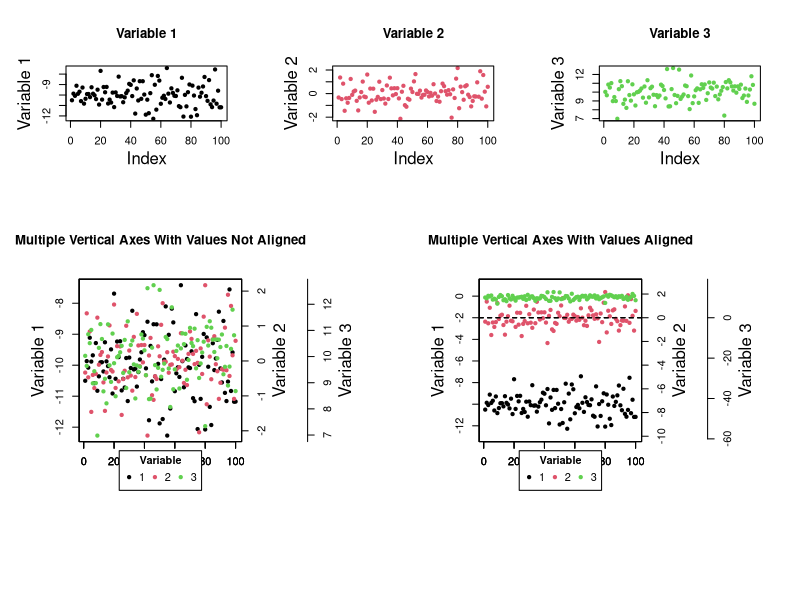

Write the R code that produced this figure.

# A Function for Aligning Values Across Multiple Vertical Axes

# [redacted]
# [redacted]
# March 2024


# The Explanation

# You might want to align a value (such as 0) on both the primary and secondary
# vertical axes. Aligning values can't typically be done by default. You could
# manually define axis limits for both axes to align a value, but if you
# manually choose values for these limits, you might end up with more space on
# the top or the bottom of the graph than is desireable, or you may not be able
# to line up the values across both axes perfectly.

# Here is a function for determining how to optimally align a value on both the
# primary and the secondary vertical axes such that there isn't unnecessary 
# additional space on the top or the bottom of any graph and such that the two
# values will perfectly align across both vertical axes. This function returns
# the new axis limits for both the primary and the secondary vertical axes that
# make the two values you wish to align across both vertical axes line up
# perfectly.

# More often than not, you'll probably want to line up the value of 0 across
# both vertical axes, and you may want to preserve the primary vertical axis
# scale and rescale the secondary vertical axis. This function is flexible and
# allows you to align the axes at any value (you can even choose different
# values for both axes) and it allows you to select which axis scale you wish
# to preserve (you could also choose to preserve neither the primary or the
# secondary vertical axis scales and have the algorithm choose the optimal
# solution).

# To align both axes at particular values, a ratio must be calculated for each
# axis. This ratio is the ratio of the distance of the value to align to the
# minimum value of a particular variable to the distance of the maximum value
# to the minimum value of this same variable. This ratio is calculated for both
# axes. Ratios can be greater than 1 or less than 0 if the value you wish to
# align is not within the range of that variable.

# This function takes 6 arguments. The first two are required, and either
# 'Ratio_of_Value_to_Align_to_Vertical_Axis_Range' or 'Axis_Scale_to_Preserve'
# must be provided as well.

# 'Primary_Vertical_Axis_Variable' is a numeric vector - it's the variable you
# wish to appear on the primary vertical axis.

# 'Secondary_Vertical_Axis_Variable' is a numeric vector - it's the variable
# you wish to appear on the secondary vertical axis.

# 'Data_Frame' is an optional argument you can provide if both the
# 'Primary_Vertical_Axis_Variable' and 'Secondary_Vertical_Axis_Variable'
# arguments come from the same data frame and you only want to type the data
# frame name once.

# 'Primary_Vertical_Axis_Value_to_Align = 0' is the value you wish to align on
# the primary vertical axis. The default value for this argument is 0.

# 'Secondary_Vertical_Axis_Value_to_Align = 0' is the value you wish to align
# on the secondary vertical axis. The default value for this argument is 0.

# 'Ratio_of_Value_to_Align_to_Vertical_Axis_Range' sets where on the vertical
# axis the value to align is. For example, the values to align may both be 0,
# and if the 'Ratio_of_Value_to_Align_to_Vertical_Axis_Range' is 0.5, the value
# to align (0) will be exactly halfway up the vertical axis. If the
# 'Ratio_of_Value_to_Align_to_Vertical_Axis_Range' is 0.25, the values to align
# will both be a quarter of the way up both vertical axes from the bottom of
# the plot. If this argument is a number between 0 and 1, the value to align
# will be visible in the plotting region; if this argument is greater than 1 or
# less than 0, the value to align will not appear in the plotting region, but
# it will still be aligned on both vertical axes. This argument is required
# only if the 'Axis_Scale_to_Preserve' argument is not provided.

# 'Axis_Scale_to_Preserve = "Neither"' tells the function if the scale of one
# of the vertical axes should be preserved and not rescaled at all. The three
# possibilities for this argument are 'Primary', 'Secondary', and 'Neither',
# with the latter being the default. This argument could be used if one of the
# vertical axes is much more important than the other. For example, if you wish
# to plot the primary vertical axis variable such that it takes up the entire
# plotting region and is not rescaled by this function, you would set this
# argument to 'Primary', and all of the rescaling would occur on the secondary
# vertical axis. If the 'Ratio_of_Value_to_Align_to_Vertical_Axis_Range'
# argument is not specified, this argument is required. It should be noted that
# there are cases where it would be impossible to preserve one of the vertical
# axis scales - for example, if one vertical axis variable had a maximum value
# of 10 and a value to align of 15, and the other vertical axis variable had a
# minimum value of 20 and a value to align of 15, there be no possible way to
# plot all of the points while aligning both vertical axes at the value 15.

# 'Axis_Buffer = 10' is the minimum total percent of blank space you wish to
# leave around the top and the bottom of the graph (half of this space will
# appear on the top and half will appear on the bottom). Ten percent is the
# default. It is the minimum total percent of blank space around the top and
# the bottom because if rescaling is necessary to align the values across both
# vertical axes, it follows that more than 10 % of blank space will necessarily
# exist on at least one end of one of the vertical axes. To minimize blank
# space, you could preserve the scale of one of the vertical axes by setting
# the 'Axis_Scale_to_Preserve' argument to either 'Primary' or 'Secondary'.


# The Function

Aligning_Multiple_Vertical_Axes_Function <- function (..., Data_Frame, Values_to_Align = rep(0, ncol(Data_Frame)), Variable_Weights = rep((1 / ncol(Data_Frame)), ncol(Data_Frame)), Axis_Buffer = 0.05) {
  if (length(list(...)) <= 1) {
    stop ("There must be more than one variable to warrant aligning vertical axes.")
  }
  Variable_Names <- sapply(match.call(expand.dots = FALSE)$..., deparse)
  if (missing(Data_Frame)) {
    Data_Frame <- as.data.frame(list(...))
    colnames(Data_Frame) <- sapply(match.call(expand.dots = FALSE)$..., deparse)
  } else if (!missing(Data_Frame)) {
    if (class(Data_Frame) != "data.frame") {
      stop ("The 'Data_Frame' argument must be of class 'data.frame'.")
    }
    Data_Frame <- Data_Frame[, which(colnames(Data_Frame) %in% sapply(match.call(expand.dots = FALSE)$..., deparse))]
  }
  if (!all(sapply(Data_Frame, is.numeric))) {
    stop ("All columns of the data frame must contain numeric data.")
  }
  if (length(Values_to_Align) != ncol(Data_Frame)) {
    stop ("The 'Values_to_Align' argument must have the same number of elements as the 'Data_Frame' argument has columns.")
  }
  if (!is.numeric(Values_to_Align)) {
    stop ("The 'Values_to_Align' argument must be numeric.")
  }
  if (length(Variable_Weights) != ncol(Data_Frame)) {
    stop ("The 'Variable_Weights' argument must have the same number of elements as the 'Data_Frame' argument has columns.")
  }
  if (!is.numeric(Variable_Weights) | any(Variable_Weights < 0) | any(Variable_Weights > 1) | (sum(Variable_Weights) != 1)) {
    stop ("The 'Variable_Weights' argument must contain numeric values that are all greater than or equal to 0 and less than or equal to 1, and the values must sum to 1.")
  }
  if (!is.numeric(Axis_Buffer) | (Axis_Buffer < 0) | (Axis_Buffer > 1) | (length(Axis_Buffer) != 1)) {
    stop ("The 'Axis_Buffer' argument must contain a single numeric value that is between 0 and 1 (inclusive).")
  }
  Values_to_Align <- as.list(Values_to_Align)
  Variable_Weights <- as.list(Variable_Weights)
  Number_of_Variables <- ncol(Data_Frame)
  Ranges <- lapply(Data_Frame, function (x) {
    c(min(x), max(x))
  })
  Ranges <- mapply(function (x, y) {
    if ((x[1] < y) & (x[2] < y)) {
      x[2] <- y
    } else if ((x[1] > y) & (x[2] > y)) {
      x[1] <- y
    }
    x
  }, x = Ranges, y = Values_to_Align, SIMPLIFY = FALSE)
  Ratios <- mapply(function (v, w) {
    (w - v[1]) / (v[2] - v[1])
  }, v = Ranges, w = Values_to_Align, SIMPLIFY = FALSE)
  Final_Ratio <- sum(mapply(function (a, b) {
    a * b
  }, a = Ratios, b = Variable_Weights))
  New_Ranges <- mapply(function (u, v, w, x) {
    if (x > Final_Ratio) {
      c(v[1], (v[1] + ((w - v[1]) / Final_Ratio)))
    } else if (x == Final_Ratio) {
      c(v[1], v[2])
    } else if (x < Final_Ratio) {
      c((v[2] - ((v[2] - w) / (1 - Final_Ratio))), v[2])
    }
  }, v = Ranges, w = Values_to_Align, x = Ratios, SIMPLIFY = FALSE)
  Final_Ranges <- lapply(New_Ranges, function (x) {
    c((x[1] - (diff(c(x[1], x[2])) * Axis_Buffer)), (x[2] + (diff(c(x[1], x[2])) * Axis_Buffer)))
  })
  names(Final_Ranges) <- Variable_Names
  Final_Ranges <- lapply(Final_Ranges, function (x) {
    names(x) <- c("Minimum", "Maximum")
    x
  })
  Final_Ranges
}


# An Example

# Let's make up some data.

set.seed(100)
Number_of_Rows <- 100
Index <- seq_len(Number_of_Rows)
Variable_1 <- rnorm(Number_of_Rows, -10, 1)
Variable_2 <- rnorm(Number_of_Rows, 0, 1)
Variable_3 <- rnorm(Number_of_Rows, 10, 1)
Data_Frame <- data.frame(Index = Index, Variable_1 = Variable_1, Variable_2 = Variable_2, Variable_3 = Variable_3)

# Let's say that we want to align the values -2, 0, and 0 across the three
# vertical axes, respectively.

Values_to_Align = c(-2, 0, 0)

# Let's also weigh the first variable more heavily than the other two.

Variable_Weights <- c(0.75, 0.125, 0.125)

# Let's calculate the new axis limits that will allow these values to align.

(Final_Vertical_Axis_Limits <- Aligning_Multiple_Vertical_Axes_Function(Variable_1, Variable_2, Variable_3, Data_Frame = Data_Frame, Values_to_Align = Values_to_Align, Variable_Weights = Variable_Weights))

# Let's look at the output.

# $Variable_1
#    Minimum    Maximum 
# -12.904407   1.010182 
# 
# $Variable_2
#   Minimum   Maximum 
# -9.945447  2.745460 
# 
# $Variable_3
#   Minimum   Maximum 
# -58.37154  16.11357 

# Finally, let's make a plot.

layout(matrix(c(1, 1, 2, 2, 3, 3, 4, 4, 4, 5, 5, 5), ncol = 6, byrow = TRUE), heights = c((1 / 3), (2 / 3)))
par(mar = c(6, 5, 5, 3))
plot(Variable_1 ~ Index, data = Data_Frame, xlab = "", ylab = "", main = "Variable 1", pch = 20)
mtext("Index", 1, line = 2.5)
mtext("Variable 1", 2, line = 2.5)
plot(Variable_2 ~ Index, data = Data_Frame, xlab = "", ylab = "", main = "Variable 2", pch = 20, col = 2)
mtext("Index", 1, line = 2.5)
mtext("Variable 2", 2, line = 2.5)
plot(Variable_3 ~ Index, data = Data_Frame, xlab = "", ylab = "", main = "Variable 3", pch = 20, col = 3)
mtext("Index", 1, line = 2.5)
mtext("Variable 3", 2, line = 2.5)
par(mar = c(12, 6, 6, 12))
plot(Variable_1 ~ Index, data = Data_Frame, xlab = "", ylab = "", yaxt = "n", pch = 20, main = "Multiple Vertical Axes With Values Not Aligned")
axis(2, at = pretty(Data_Frame$Variable_1))
mtext("Index", 1, line = 2.5)
mtext("Variable 1", 2, line = 2.5)
par(new = T)
plot(Variable_2 ~ Index, data = Data_Frame, xlab = "", ylab = "", yaxt = "n", col = 2, pch = 20)
axis(4, at = pretty(Data_Frame$Variable_2))
mtext("Variable 2", 4, line = 2.5)
par(new = T)
plot(Variable_3 ~ Index, data = Data_Frame, xlab = "", ylab = "", yaxt = "n", col = 3, pch = 20)
axis(4, at = pretty(Data_Frame$Variable_3), line = 5)
mtext("Variable 3", 4, line = 7.5)
legend("bottom", xpd = TRUE, inset = c(0, -0.3), title = expression(paste(bold("Variable"))), legend = 1:3, col = 1:3, pch = 20, horiz = T)
plot(Variable_1 ~ Index, data = Data_Frame, xlab = "", ylab = "", yaxt = "n", ylim = Final_Vertical_Axis_Limits[[1]], pch = 20, main = "Multiple Vertical Axes With Values Aligned")
axis(2, at = pretty(range(Final_Vertical_Axis_Limits[[1]])))
mtext("Index", 1, line = 2.5)
mtext("Variable 1", 2, line = 2.5)
abline(h = Values_to_Align[1], lty = 2)
par(new = T)
plot(Variable_2 ~ Index, data = Data_Frame, xlab = "", ylab = "", yaxt = "n", ylim = Final_Vertical_Axis_Limits[[2]], col = 2, pch = 20)
axis(4, at = pretty(range(Final_Vertical_Axis_Limits[[2]])))
mtext("Variable 2", 4, line = 2.5)
abline(h = Values_to_Align[2], lty = 2)
par(new = T)
plot(Variable_3 ~ Index, data = Data_Frame, xlab = "", ylab = "", yaxt = "n", ylim = Final_Vertical_Axis_Limits[[3]], col = 3, pch = 20)
axis(4, at = pretty(range(Final_Vertical_Axis_Limits[[3]])), line = 5)
mtext("Variable 3", 4, line = 7.5)
abline(h = Values_to_Align[3], lty = 2)
legend("bottom", xpd = TRUE, inset = c(0, -0.3), title = expression(paste(bold("Variable"))), legend = 1:3, col = 1:3, pch = 20, horiz = T)
